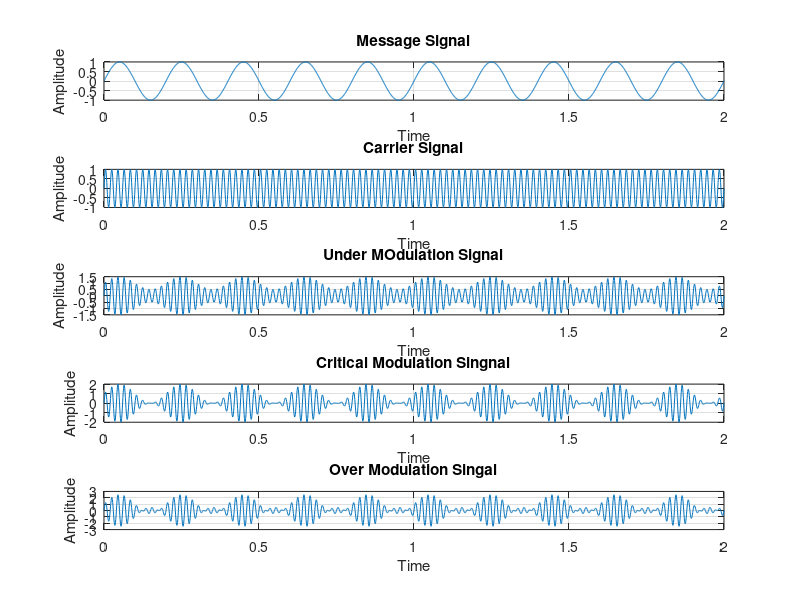

Write MATLAB code to recreate this figure.
clc;
clear all;
close all;
t=0:0.001:2;
f1=5;
m=sin(2*pi*f1*t);
subplot(5,1,1);
plot(t,m);
title('Message Signal');
xlabel('Time');
ylabel('Amplitude');
grid on;
f2=50;
c=sin(2*pi*f2*t);
subplot(5,1,2);
plot(t,c);
title('Carrier Signal');
xlabel('Time');
ylabel('Amplitude');
grid on;
m1=0.5;
s1=(1+(m1*m)).*c;
subplot(5,1,3);
plot(t,s1);
title('Under MOdulation Signal');
xlabel('Time');
ylabel('Amplitude');
grid on;
m2=1;
s2=(1+(m2*m)).*c;
subplot(5,1,4);
plot(t,s2);
title('Critical Modulation Singnal');
xlabel('Time');
ylabel('Amplitude');
grid on;
m3=1.5;
s3=(1+(m3*m)).*c;
subplot(5,1,5);
plot(t,s3);
title('Over Modulation Singal');
xlabel('Time');
ylabel('Amplitude');
grid on;




